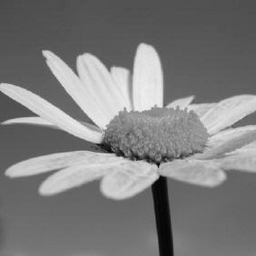
%> input picture TSI/TP1/flower.png, 256 x 256 px
$ octave Ex4.m   (GNU Octave 9; MATLAB toolbox functions it lacks are replaced by stand-ins)
%> lines starting %> are read from the running program, lines starting %| are printed output that depends on the picture; in (x1, y1, x2, y2) boxes, pixels count from 0 and x2, y2 are one past the last pixel; in counts of white or black regions, pixels touching at a corner belong together; the program's own positions count from 1
clear all; close all;

m1=0.3; %Valeurs initiales pour le seuillage
m2=0.7;
limite=0.05; % Valeur limiant le nombre de réitérations de la mise à jour des seuils

%On prépare l'image sous forme de matrice pouvant être affiché
A=imread('flower.png');
%> A is the input picture: size 256x256 uint8; min 0, max 239, mean 125.1
I=im2double(A);
[h,w]=size(I); %On récupert les dimensions de la matrice de l'image
%> h = 256; w = 256


labels=zeros(w,h); %On initialise la matrice des labels

labels=(abs(I-m2) > abs(I-m1))+2*(abs(I-m2) <= abs(I-m1)); %On place des 1 ou 2 selon si chaque pixel est d intensite plus proche de m1 ou m2
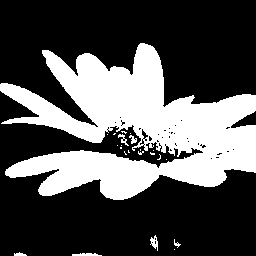
%> labels: size 256x256 double; values 1 (black) and 2 (white), 32.2% white; 23 white regions (16 under 20 px), largest, box (x1, y1, x2, y2) and area: (0, 43, 256, 200) 20751, (72, 253, 102, 256) 68, (150, 235, 158, 251) 66

m1_old=m1; %On initialise les valeurs de la boucle
m2_old=m2;
m1_new=0;
m2_new=1;

while((m1_new-m1_old>limite) | (m2_new-m2_old>limite)) %On répète l'opération jusqu'à que les nouveaux seuils soient suffisament proche des derniers
    m1_old=m1_new; %Ces variables prennent les valeurs des derniers seuils
    m2_old=m2_new;
    m1_new=mean2(I(labels==1));  %Les noubeaux seuils prennent la valeur de la moyenne des intensités
    m2_new=mean2(I(labels==2));  %des points de leur label respectif
end
%> this loop made 2 passes
%> (m1_new, m2_new) on pass 1: (0.372, 0.741)
%> (m1_old, m2_old, m1_new, m2_new) on pass 2: (0.372, 0.741, 0.372, 0.741)

I2=zeros(h,w); %On initialise la matrice de l'image seuillée
I2=(labels==1)*m1+(labels==2)*m2; %On associe à chaque pixel le seuil qui correspond à son label

figure(1)
subplot(121)
imshow(I)
title('image originale')
subplot(122)
imshow(I2)
title('image segmentée')
